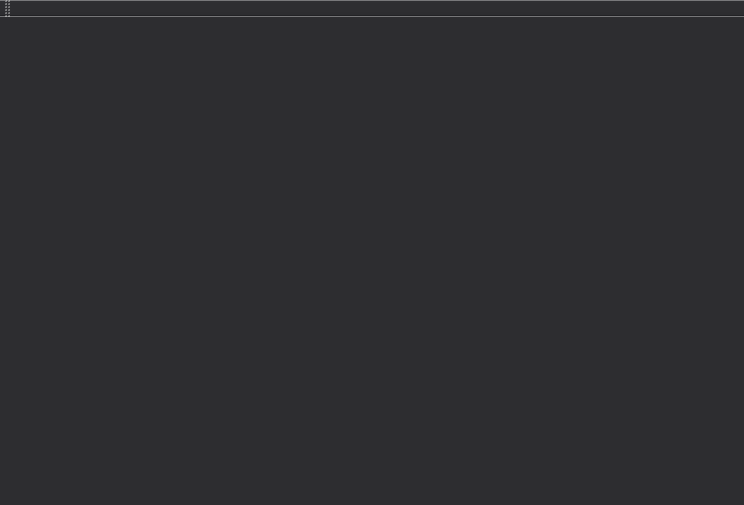
<?xml version="1.0" encoding="UTF-8"?>
<ui version="4.0">
 <class>MainWindow</class>
 <widget class="QMainWindow" name="MainWindow">
  <property name="geometry">
   <rect>
    <x>0</x>
    <y>0</y>
    <width>744</width>
    <height>505</height>
   </rect>
  </property>
  <property name="windowTitle">
   <string>MainWindow</string>
  </property>
  <property name="styleSheet">
   <string notr="true">background-color: rgb(45, 45, 48);</string>
  </property>
  <widget class="QWidget" name="centralWidget">
   <widget class="QWidget" name="gridLayoutWidget">
    <property name="geometry">
     <rect>
      <x>20</x>
      <y>10</y>
      <width>221</width>
      <height>431</height>
     </rect>
    </property>
    <layout class="QGridLayout" name="gridLayout"/>
   </widget>
  </widget>
  <widget class="QMenuBar" name="menuBar">
   <property name="geometry">
    <rect>
     <x>0</x>
     <y>0</y>
     <width>744</width>
     <height>21</height>
    </rect>
   </property>
  </widget>
  <widget class="QToolBar" name="mainToolBar">
   <attribute name="toolBarArea">
    <enum>TopToolBarArea</enum>
   </attribute>
   <attribute name="toolBarBreak">
    <bool>false</bool>
   </attribute>
  </widget>
  <widget class="QStatusBar" name="statusBar"/>
 </widget>
 <layoutdefault spacing="6" margin="11"/>
 <resources/>
 <connections/>
</ui>
